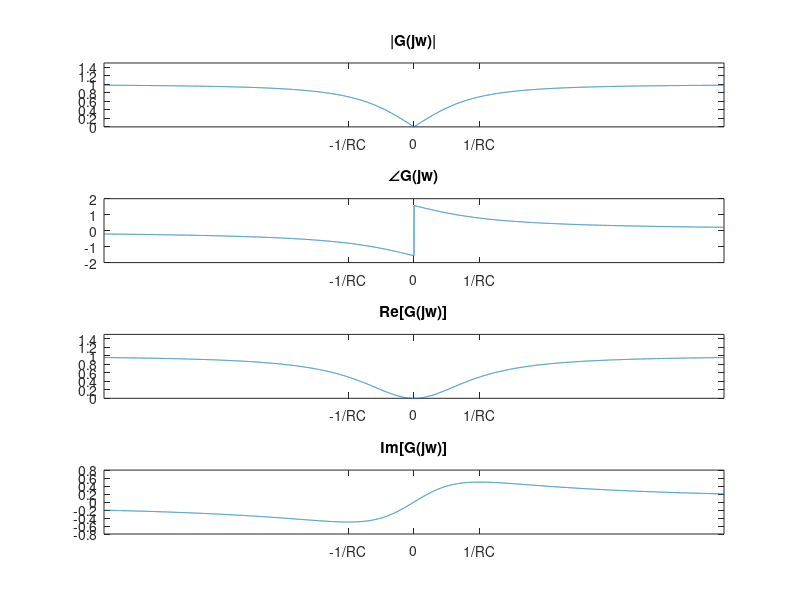

Source code (MATLAB):
clearvars
close all
clc
w = -15*pi:0.01:15*pi;
RC = 0.1;
G = (1i*w*RC)./(1+1i*w*RC);
figure
subplot(4,1,1)
plot(w,abs(G))
ylim([0 1.5])
xlim([-15*pi 15*pi])
xticks([-1/RC 0 1/RC])
xticklabels({'-1/RC','0','1/RC'})
title('|G(jw)|')
subplot(4,1,2)
plot(w,angle(G))
xlim([-15*pi 15*pi])
xticks([-1/RC 0 1/RC])
xticklabels({'-1/RC','0','1/RC'})
title('∠G(jw)')
subplot(4,1,3)
plot(w,real(G))
ylim([0 1.5])
xlim([-15*pi 15*pi])
xticks([-1/RC 0 1/RC])
xticklabels({'-1/RC','0','1/RC'})
title('Re[G(jw)]')
subplot(4,1,4)
plot(w,imag(G))
xlim([-15*pi 15*pi])
xticks([-1/RC 0 1/RC])
xticklabels({'-1/RC','0','1/RC'})
title('Im[G(jw)]')
